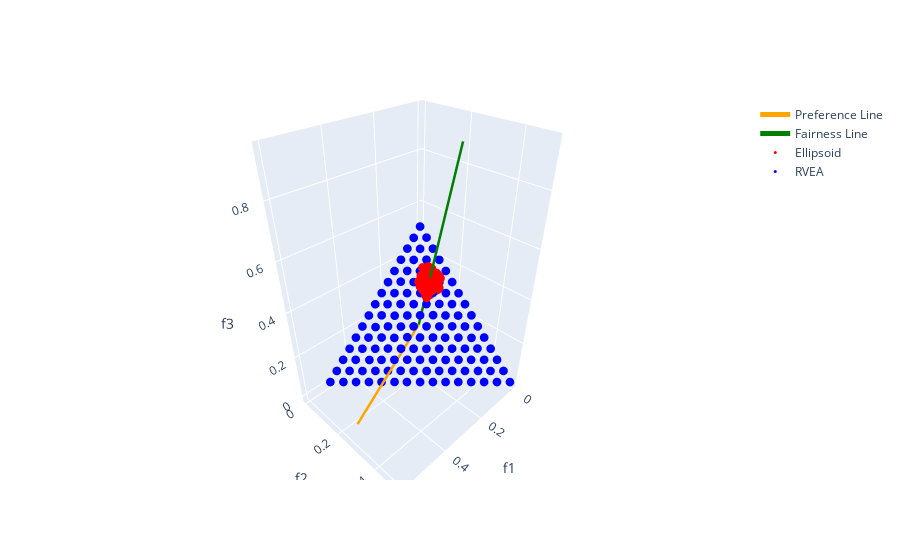

The notebook cell saved with this chart:
### Code cell
# PF.
pf = problem.pareto_front(ref_dirs)

fig = go.Figure()

fig.add_trace(go.Scatter3d(
    x=pf[:,0], y=pf[:,1], z=pf[:,2],
    mode="markers",
    marker=dict(size=1, color="black"),
    name="Pareto front"
))

# Preference line.
fig.add_trace(go.Scatter3d(
    x=[0, ref_dir[0]], y=[0, ref_dir[1]], z=[0, ref_dir[2]],
    mode="lines", line=dict(color="orange", width=5),
    name="Preference Line"
))

# Fairness line.
fig.add_trace(go.Scatter3d(
    x=[0, fair[0]], y=[0, fair[1]], z=[0, fair[2]],
    mode="lines", line=dict(color="green", width=5),
    name="Fairness Line"
))

# Ellipsoid.
fig.add_trace(go.Scatter3d(
    x=res2.F[:,0], y=res2.F[:,1], z=res2.F[:,2],
    mode="markers", marker=dict(color="red", size=3),
    name="Ellipsoid"
))

# RVEA.
fig.add_trace(go.Scatter3d(
    x=res_r.F[:,0], y=res_r.F[:,1], z=res_r.F[:,2],
    mode="markers", marker=dict(color="blue", size=3),
    name="RVEA"
))

fig.update_layout(scene=dict(
    xaxis_title="f1",
    yaxis_title="f2",
    zaxis_title="f3"
))

fig.show()
